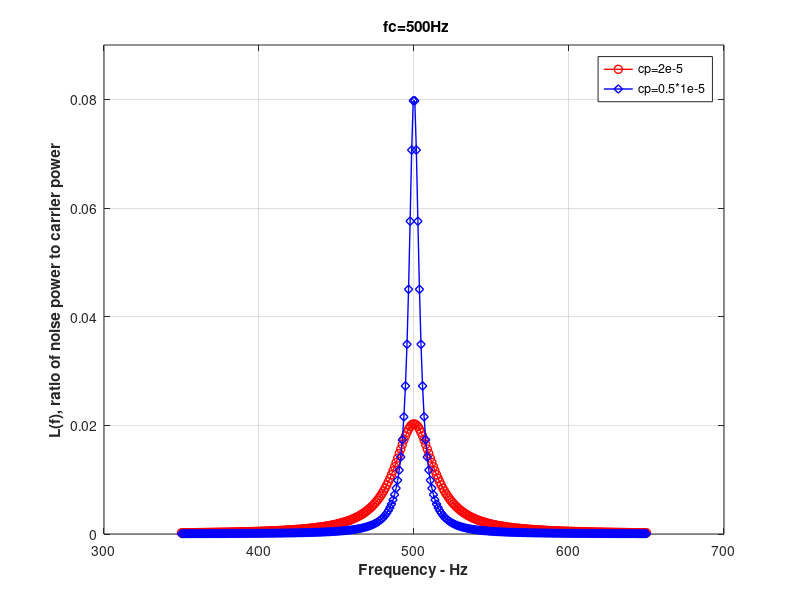

Reproduce this figure in MATLAB.
% generates Fig. 10.23 of text
clc
close all;
clear all;
fc = 500;
f = linspace(350,650, 300);
c1 = 2*1e-5;
fc1 = c1*pi*fc^2;
L1f = 1/pi*fc1./(fc1^2 + (f-fc).^2);
c2 = 0.5*1e-5;
fc2 = c2*pi*fc^2;
L2f = 1/pi*fc2./(fc2^2 + (f-fc).^2);
plot(f,L1f,'ro-','linewidth',1.);
hold on;
plot(f,L2f,'bd-','linewidth',1.);
xlabel('\bfFrequency - Hz');
ylabel('\bfL(f), ratio of noise power to carrier power');
axis([300 700 0 0.09]);
title('\bf fc=500Hz')
grid on;
legend('cp=2e-5','cp=0.5*1e-5');